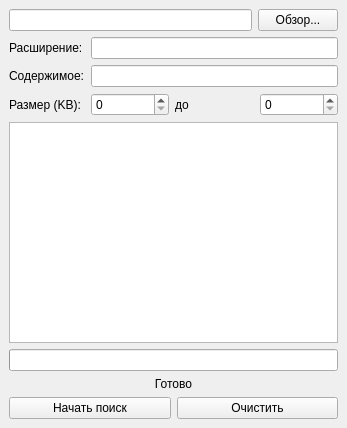
<?xml version="1.0" encoding="UTF-8"?>
<ui version="4.0">
 <class>MainWindow</class>
 <widget class="QMainWindow" name="MainWindow">
  <property name="geometry">
   <rect>
    <x>0</x>
    <y>0</y>
    <width>347</width>
    <height>428</height>
   </rect>
  </property>
  <property name="windowTitle">
   <string>Поиск файлов</string>
  </property>
  <widget class="QWidget" name="centralwidget">
   <layout class="QVBoxLayout">
    <item>
     <layout class="QHBoxLayout">
      <item>
       <widget class="QLineEdit" name="directoryEdit"/>
      </item>
      <item>
       <widget class="QPushButton" name="browseButton">
        <property name="text">
         <string>Обзор...</string>
        </property>
       </widget>
      </item>
     </layout>
    </item>
    <item>
     <layout class="QGridLayout">
      <item row="0" column="0">
       <widget class="QLabel" name="labelExtension">
        <property name="text">
         <string>Расширение:</string>
        </property>
       </widget>
      </item>
      <item row="0" column="1">
       <widget class="QLineEdit" name="extensionEdit"/>
      </item>
      <item row="1" column="0">
       <widget class="QLabel" name="labelContent">
        <property name="text">
         <string>Содержимое:</string>
        </property>
       </widget>
      </item>
      <item row="1" column="1">
       <widget class="QLineEdit" name="contentEdit"/>
      </item>
      <item row="2" column="0">
       <widget class="QLabel" name="labelSize">
        <property name="text">
         <string>Размер (KB):</string>
        </property>
       </widget>
      </item>
      <item row="2" column="1">
       <layout class="QHBoxLayout">
        <item>
         <widget class="QSpinBox" name="minSizeSpin">
          <property name="maximum">
           <number>1023</number>
          </property>
         </widget>
        </item>
        <item>
         <widget class="QLabel" name="labelTo">
          <property name="text">
           <string>до</string>
          </property>
         </widget>
        </item>
        <item>
         <widget class="QSpinBox" name="maxSizeSpin">
          <property name="maximum">
           <number>1024</number>
          </property>
         </widget>
        </item>
       </layout>
      </item>
     </layout>
    </item>
    <item>
     <widget class="QListWidget" name="resultList"/>
    </item>
    <item>
     <widget class="QProgressBar" name="progressBar"/>
    </item>
    <item>
     <widget class="QLabel" name="statusLabel">
      <property name="text">
       <string>Готово</string>
      </property>
      <property name="alignment">
       <set>Qt::AlignmentFlag::AlignCenter</set>
      </property>
     </widget>
    </item>
    <item>
     <layout class="QHBoxLayout">
      <item>
       <widget class="QPushButton" name="searchButton">
        <property name="text">
         <string>Начать поиск</string>
        </property>
       </widget>
      </item>
      <item>
       <widget class="QPushButton" name="cancelButton">
        <property name="text">
         <string>Очистить</string>
        </property>
       </widget>
      </item>
     </layout>
    </item>
   </layout>
  </widget>
 </widget>
 <resources/>
 <connections/>
</ui>
